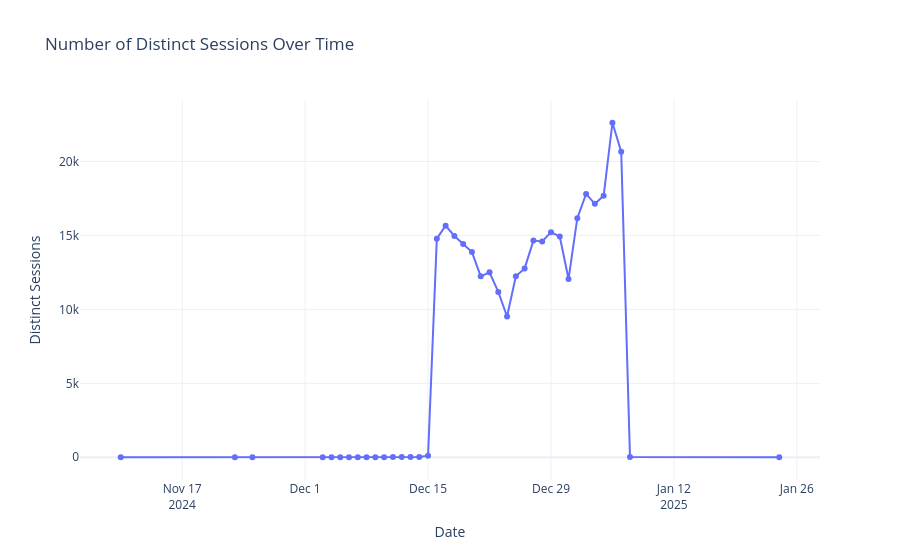

The cell this chart's notebook holds for it:
### Code cell
# Create a new column for the day 
df["date"] = df["fe_timestamp"].dt.date  # daily aggregation
print('Range date goes from', min(df["date"]), 'to', max(df["date"]))

# Count distinct sessions per day
sessions_per_day = df.groupby("date")["ga_session_id"].nunique().reset_index()
sessions_per_day = sessions_per_day.rename(columns={"ga_session_id": "distinct_sessions"})

# Plot with Plotly
fig = px.line(
    sessions_per_day,
    x="date",
    y="distinct_sessions",
    title="Number of Distinct Sessions Over Time",
    markers=True
)

fig.update_layout(
    xaxis_title="Date",
    yaxis_title="Distinct Sessions",
    template="plotly_white"
)

fig.show()

### Figure 1 — Plotly figure (JSON) as saved in the notebook; plotly's stock layout.template omitted (floating-point values rounded to 4 significant figures)
{"data": [{"hovertemplate": "date=%{x}<br>distinct_sessions=%{y}<extra></extra>", "legendgroup": "", "line": {"color": "#636efa", "dash": "solid"}, "marker": {"symbol": "circle"}, "mode": "lines+markers", "name": "", "orientation": "v", "showlegend": false, "type": "scatter", "x": ["2024-11-10", "2024-11-23", "2024-11-25", "2024-12-03", "2024-12-04", "2024-12-05", "2024-12-06", "2024-12-07", "2024-12-08", "2024-12-09", "2024-12-10", "2024-12-11", "2024-12-12", "2024-12-13", "2024-12-14", "2024-12-15", "2024-12-16", "2024-12-17", "2024-12-18", "2024-12-19", "2024-12-20", "2024-12-21", "2024-12-22", "2024-12-23", "2024-12-24", "2024-12-25", "2024-12-26", "2024-12-27", "2024-12-28", "2024-12-29", "2024-12-30", "2024-12-31", "2025-01-01", "2025-01-02", "2025-01-03", "2025-01-04", "2025-01-05", "2025-01-06", "2025-01-07", "2025-01-24"], "xaxis": "x", "y": [1, 2, 1, 2, 2, 3, 1, 1, 2, 7, 8, 12, 13, 21, 14, 104, 14781, 15658, 14964, 14419, 13876, 12236, 12508, 11179, 9519, 12240, 12769, 14649, 14593, 15219, 14925, 12050, 16165, 17803, 17135, 17681, 22618, 20655, 24, 1], "yaxis": "y"}], "layout": {"legend": {"tracegroupgap": 0}, "title": {"text": "Number of Distinct Sessions Over Time"}, "xaxis": {"anchor": "y", "domain": [0, 1], "title": {"text": "Date"}}, "yaxis": {"anchor": "x", "domain": [0, 1], "title": {"text": "Distinct Sessions"}}}}
